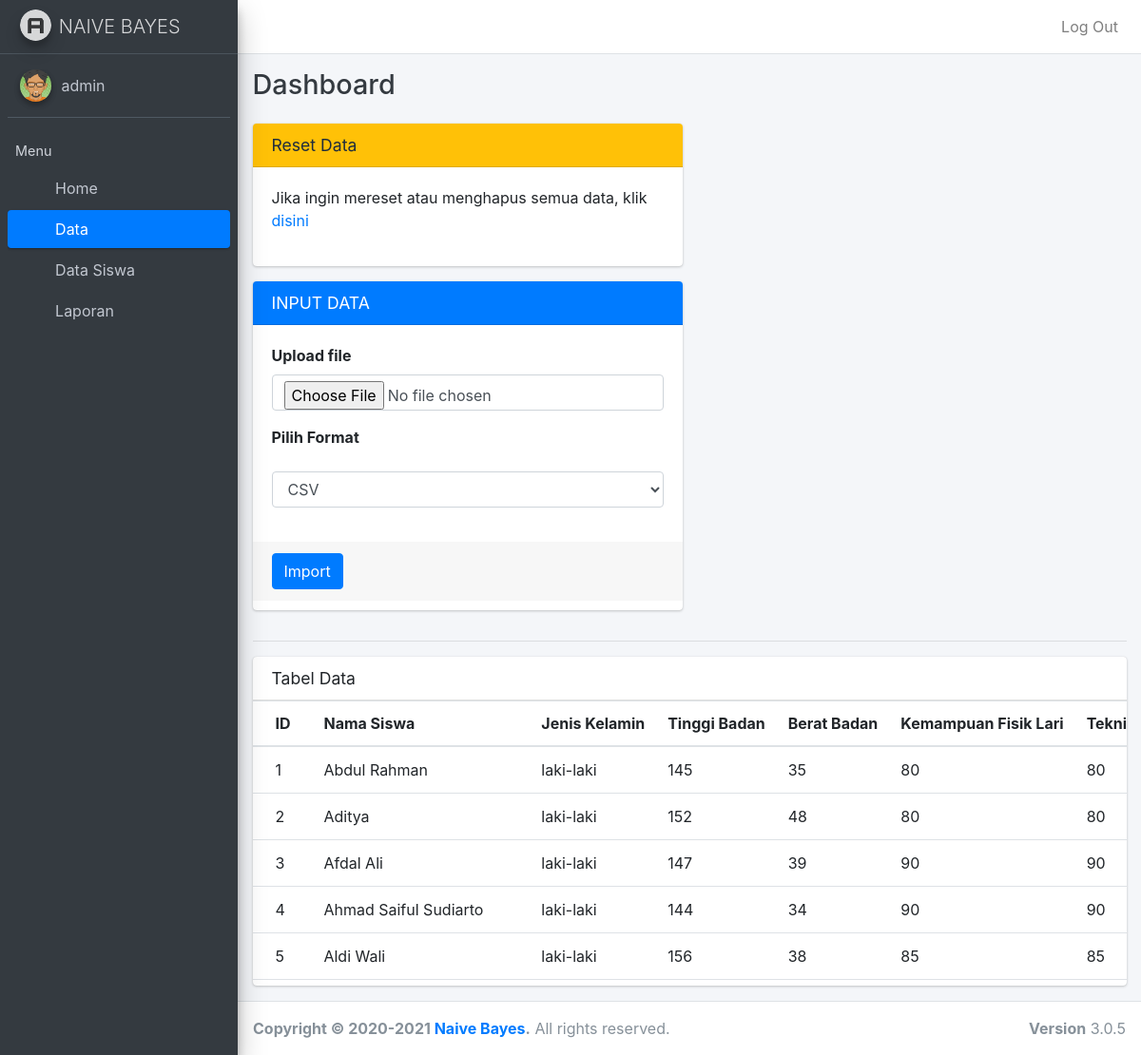
Screenshot of /datas (signed in) with the database file from the repository.
### myapp/models.py (models this page shows, shortened)
class Datas(models.Model):
	nama_siswa = models.CharField(max_length=100, blank=True, null=True)
	jenis_kelamin = models.CharField(max_length=30, blank=True, null=True)
	tinggi_badan = models.IntegerField(null=True)
	berat_badan = models.IntegerField(null=True)
	kemampuan_fisik_lari = models.IntegerField(null=True)
	teknik_dasar_lari = models.IntegerField(null=True)
	hasil_bakat_lari = models.CharField(max_length=30, blank=True, null=True)
	kemampuan_fisik_voli = models.IntegerField(null=True)
	teknik_dasar_voli = models.IntegerField(null=True)
	hasil_bakat_voli = models.CharField(max_length=30, blank=True, null=True)
	kemampuan_fisik_renang = models.IntegerField(null=True)
	teknik_dasar_renang = models.IntegerField(null=True)
	hasil_bakat_renang = models.CharField(max_length=30, blank=True, null=True)
	kemampuan_fisik_bulu_tangkis = models.IntegerField(null=True)
	teknik_dasar_bulu_tangkis = models.IntegerField(null=True)
	hasil_bakat_bulu_tangkis = models.CharField(max_length=30, blank=True, null=True)
	kemampuan_fisik_sepak_bola = models.IntegerField(null=True)
	teknik_dasar_sepak_bola = models.IntegerField(null=True)
	hasil_bakat_sepak_bola = models.CharField(max_length=30, blank=True, null=True)
	kemampuan_fisik_tenis_meja = models.IntegerField(null=True)
	teknik_dasar_tenis_meja = models.IntegerField(null=True)
	hasil_bakat_tenis_meja = models.CharField(max_length=30, blank=True, null=True)
	kemampuan_fisik_tolak_peluru = models.IntegerField(null=True)
	teknik_dasar_tolak_peluru = models.IntegerField(null=True)
	hasil_bakat_tolak_peluru = models.CharField(max_length=30, blank=True, null=True)

### myapp/views.py (the view, shortened to what this page needs)
# urls.py: path('datas', views.datas, name='datas'),
@login_required
def datas(request):
	pesan = ''
	db = Datas.objects.all()
	context = {
		'db': db,
		'pesan' : pesan,
	}
	return render(request, 'myapp/datas.html', context)

### myapp/templates/myapp/datas.html (shortened to what this page needs)
{% extends 'master.html' %}
{% load static %}
{% block body %}
<div class="container-fluid">
	{% if not db %}
	<div class="row">
		<div class="col-6">
			<div class="card card-warning">
				<div class="card-header">
					<h3 class="card-title">Perhatian</h3>
				</div>
				<div class="card-body">
					<p>Harap mengupload data terlebih dahulu (karna data masih kosong)</p>
				</div>
			</div>
		</div>
	</div>
	{% else %}
	<div class="row">
		<div class="col-6">
			<div class="card card-warning">
				<div class="card-header">
					<h3 class="card-title">Reset Data</h3>
				</div>
				<div class="card-body">
					<p>Jika ingin mereset atau menghapus semua data, klik <a href="{% url 'reset_data' %}" onclick="return confirm('apakah anda yakin?')">disini</a> </p>
				</div>
			</div>
		</div>
	</div>
	{% endif %}
	<div class="row">
		<div class="col-6">
			<div class="card card-primary">
				<div class="card-header">
					<h3 class="card-title">INPUT DATA </h3>
				</div>
				<div class="card-body table-responsive p-0" style="height: 300px;">
					<form method="post" enctype="multipart/form-data">
						<div class="card-body">
							<div class="form-group">
								<label for="exampleInputEmail1">Upload file</label>
								<input type="file" name="importData" class="form-control" required>
							</div>
							<div class="form-group">
								<label for="exampleInputEmail1">Pilih Format</label>
								<select name="file-format" class="form-control my-3">
									<option selected>CSV</option>
								</select>
							</div>
						</div>
						<div class="card-footer">
							<button class="btn btn-primary" type="submit">Import</button>
						</div>
					</form>
				</div>
			</div>
		</div>
	</div>
	<hr>
	<div class="row">
		<div class="col-12">
			<div class="card">
				<div class="card-header">
					<h3 class="card-title">Tabel Data</h3>
				</div>
				<div class="card-body table-responsive p-0" style="height: 300px;">
					<table class="table table-head-fixed text-nowrap">
						<thead>
							<tr>
								<th>ID</th>
								<th>Nama Siswa</th>
								<th>Jenis Kelamin</th>
								<th>Tinggi Badan</th>
								<th>Berat Badan</th>
								<th>Kemampuan Fisik Lari</th>
								<th>Teknik Dasar Lari</th>
							</tr>
						</thead>
						<tbody>
							{% for value in db %}
							<tr>
								<td>{{ value.id }}</td>
								<td>{{ value.nama_siswa }}</td>
								<td>{{ value.jenis_kelamin }}</td>
								<td>{{ value.tinggi_badan }}</td>
								<td>{{ value.berat_badan }}</td>
								<td>{{ value.kemampuan_fisik_lari }}</td>
								<td>{{ value.teknik_dasar_lari }}</td>
							</tr>
							{% endfor %}
						</tbody>
					</table>
				</div>
			</div>
		</div>
	</div>
</div>
{% endblock %}

### templates/master.html (shortened to what this page needs)
<!DOCTYPE html>
{% load static %}
<html>
<head>
	<link rel="stylesheet" href="{% static 'adminlte/plugins/fontawesome-free/css/all.min.css' %}">
	<link rel="stylesheet" href="{% static 'adminlte/plugins/ionicons/ionicons.min.css' %}">
	<link rel="stylesheet" href="{% static 'adminlte/plugins/tempusdominus-bootstrap-4/css/tempusdominus-bootstrap-4.min.css' %}">
	<link rel="stylesheet" href="{% static 'adminlte/plugins/icheck-bootstrap/icheck-bootstrap.min.css' %}">
	<link rel="stylesheet" href="{% static 'adminlte/plugins/jqvmap/jqvmap.min.css' %}">
	<link rel="stylesheet" href="{% static 'adminlte/dist/css/adminlte.min.css' %}">
	<link rel="stylesheet" href="{% static 'adminlte/plugins/overlayScrollbars/css/OverlayScrollbars.min.css' %}">
	<link rel="stylesheet" href="{% static 'adminlte/plugins/daterangepicker/daterangepicker.css' %}">
	<link rel="stylesheet" href="{% static 'adminlte/plugins/summernote/summernote-bs4.css' %}">
	<link rel="stylesheet" href="{% static 'adminlte/plugins/google-fonts/fonts_googleapis.css' %}">
</head>
<body class="hold-transition sidebar-mini layout-fixed">
	<div class="wrapper">
		{% include 'include/navbar.html' %}
		{% include 'include/sidebar.html' %}
		<div class="content-wrapper">
			{% include 'include/sub_header.html' %}
			<section class="content">
					{% block body %}
					{% endblock %}
			</section>
		</div>
		{% include 'include/footer.html' %}
	</div>
</body>
</html>

### templates/include/navbar.html
<nav class="main-header navbar navbar-expand navbar-white navbar-light">
	<ul class="navbar-nav">
		<li class="nav-item">
			<a class="nav-link" data-widget="pushmenu" href="#" role="button"><i class="fas fa-bars"></i></a>
		</li>
	</ul>
	<ul class="navbar-nav ml-auto">
		<li class="nav-item d-sm-inline-block">
			{% if user.is_authenticated %}
			<a class="nav-link" href="{% url 'logout' %}"><i class="fas fa-sign-out-alt"></i> Log Out</a>
			{% else %}
			<a class="nav-link" href="{% url 'login' %}"><i class="fas fa-sign-out-alt"></i> Login</a>
			{% endif %}
		</li>
	</ul>
</nav>

### templates/include/sidebar.html (shortened to what this page needs)
{% load static %}
<aside class="main-sidebar sidebar-dark-primary elevation-4">
  <a href="#" class="brand-link">
    <img src="{% static 'adminlte/dist/img/AdminLTELogo.png' %}" alt="AdminLTE Logo" class="brand-image img-circle elevation-3"
    style="opacity: .8">
    <span class="brand-text font-weight-light">NAIVE BAYES</span>
  </a>
  <div class="sidebar">
    <div class="user-panel mt-3 pb-3 mb-3 d-flex">
      <div class="image">
        <img src="{% static 'adminlte/dist/img/avatar04.png' %}" class="img-circle elevation-2" alt="User Image">
      </div>
      <div class="info">
        <a href="#" class="d-block">{% if user.is_authenticated %} {{ user.username }} {% else %} Belum Login {% endif %}</a>
      </div>
    </div>
    {% url 'dashboard' as dashboard %}
    {% url 'datas' as datas %}
    {% url 'data_siswa' as data_siswa %}
    {% url 'laporan' as laporan %}
    <nav class="mt-2">
     <ul class="nav nav-pills nav-sidebar flex-column" data-widget="treeview" role="menu" data-accordion="false">
             <li class="nav-header">Menu</li>
             <li class="nav-item">
               <a href="{% url 'dashboard' %}" class="nav-link
               ">
                 <i class="nav-icon fas fa-home"></i>
                 <p>
                   Home
                 </p>
               </a>
             </li>
             <li class="nav-item">
               <a href="{% url 'datas' %}" class="nav-link
                {% if request.path == datas %}
               active
               {% endif %}
               ">
                 <i class="nav-icon fas fa-database"></i>
                 <p>
                  Data
                 </p>
               </a>
             </li>
             <li class="nav-item">
               <a href="{% url 'data_siswa' %}" class="nav-link
               ">
                 <i class="nav-icon fas fa-database"></i>
                 <p>
                  Data Siswa
                 </p>
               </a>
             </li>
             <li class="nav-item">
               <a href="{% url 'laporan' %}" class="nav-link
               ">
                 <i class="nav-icon fas fa-book"></i>
                 <p>
                  Laporan
                 </p>
               </a>
             </li>
           </ul>
         </nav>
       </div>
     </aside>

### templates/include/sub_header.html
<div class="content-header">
	<div class="container-fluid">
		<div class="row mb-2">
			<div class="col-sm-6">
				<h1 class="m-0 text-dark">Dashboard</h1>
			</div>
		</div>
	</div>
</div>

### templates/include/footer.html (shortened to what this page needs)
<footer class="main-footer">
	<strong>Copyright &copy; 2020-2021 <a href="#">Naive Bayes</a>.</strong>
	<div class="float-right d-none d-sm-inline-block">
		<b>Version</b> 3.0.5
	</div>
</footer>

### rows the page displays
Datas: id "1", nama_siswa "Abdul Rahman", jenis_kelamin "laki-laki", tinggi_badan "145", berat_badan "35", kemampuan_fisik_lari "80", teknik_dasar_lari "80"
Datas: id "2", nama_siswa "Aditya", jenis_kelamin "laki-laki", tinggi_badan "152", berat_badan "48", kemampuan_fisik_lari "80", teknik_dasar_lari "80"
Datas: id "3", nama_siswa "Afdal Ali", jenis_kelamin "laki-laki", tinggi_badan "147", berat_badan "39", kemampuan_fisik_lari "90", teknik_dasar_lari "90"
Datas: id "4", nama_siswa "Ahmad Saiful Sudiarto", jenis_kelamin "laki-laki", tinggi_badan "144", berat_badan "34", kemampuan_fisik_lari "90", teknik_dasar_lari "90"
Datas: id "5", nama_siswa "Aldi Wali", jenis_kelamin "laki-laki", tinggi_badan "156", berat_badan "38", kemampuan_fisik_lari "85", teknik_dasar_lari "85"

### other values shown
{{ user.username }} "admin"
